Frame 1 (no input): blank canvas, image omitted
Frame 60 (the mouse pressed at the canvas centre just before this capture): blank canvas, image omitted
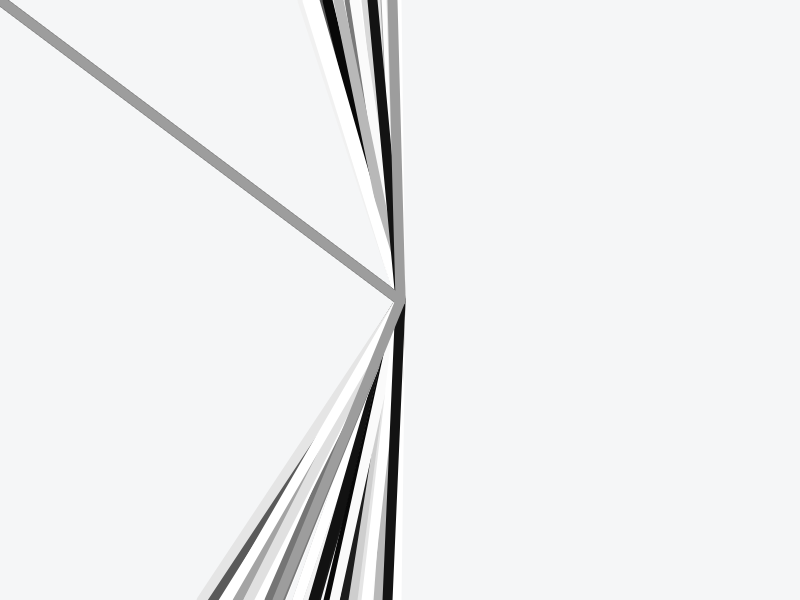
Frame 120 (the mouse held since frame 60 and released just before this capture)

The Processing sketch whose frames 1 and 60 were blank and that drew this single picture after the mouse press (run headless with seeded random() and noise(); from frame 60 on, the mouse is pressed at the canvas centre):

// Processing sketch: processing_37298
// ── processing_37298.pde

//by mei 

float x, y;
float a=0;
float b=34;
float c=100;

void setup()
{
  size (800, 600);
  smooth();
  background(#F5F6F7);
  strokeWeight (10) ;
  //x = y = 200;
}


void draw()
{
  // noStroke();
  //stroke (h, s, b);
  //stroke (#7E3AAF);
  noStroke();
  colorMode(RGB);

  if (mousePressed)
  {
    stroke(random (0, 400));
  }
  line (mouseX, mouseY, random (200, 400), random ( 600, 400));
  line (mouseX, mouseY, random (0, 0), random ( 0, 0 ));
  line (mouseX, mouseY, random (height/2, width/2), random ( 0, 0 ));
}
